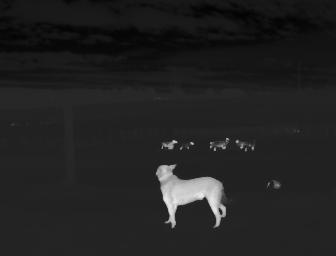
#> input picture Keeping.jpg, 336 x 256 px
$ python hotSpots_OpenCV.py
#> lines starting #> are read from the running program, lines starting #| are printed output that depends on the picture; after the words box and inside, x2 and y2 are one past the last pixel; in counts of white or black regions, pixels touching at a corner belong together
import cv2
import numpy
import os
from pathlib import Path
import imutils
from matplotlib import pyplot as plt
import subprocess

def turnOnLight():
	subprocess.run(["sudo", "sh", "./PWM0_DC5.sh"])
	subprocess.run(["sudo", "sh", "./PWM0_DC10.sh"])

def turnOffLight():
	subprocess.run(["sudo", "sh", "./PWM0_DC5.sh"])
	subprocess.run(["sudo", "sh", "./PWM0_DC10.sh"])
	subprocess.run(["sudo", "sh", "./PWM0_DC5.sh"])

def takeImage():
	subprocess.run(["sudo", "sh", "./PWM1_DC5.sh"])
	subprocess.run(["sudo", "sh", "./PWM1_DC10.sh"])

def initPWM():
	subprocess.run(["sudo", "sh", "./PWM_0through7_INIT.sh"])
#> (this line was passed over: subprocess is not available in this run)

initPWM();

"""Okay so below gives way to get an 8 bit
grey scale image """
#searching from folder .... This will need to be changed to the E drive
#directory='C:\VUE PRO 336'
"""
directory='/media/alex/VUE PRO 336'
folders = []
for d in os.listdir(directory):
    bd = os.path.join(directory, d)
    if os.path.isdir(bd): folders.append(bd)

latest_img_dir = max(folders, key=os.path.getctime)
print (latest_img_dir)
latest_img_dir = latest_img_dir.replace('\\','/')
print(latest_img_dir)
for img in os.listdir(latest_img_dir):
    print(img)
    img = os.path.join(latest_img_dir, img)
    img_grey = cv2.imread(img, flags=0) # reads in grey
    cv2.imshow("test", img_grey)
    #cv2.waitKey(0)
    cv2.destroyAllWindows()
"""
img_grey = cv2.imread('Keeping.jpg', flags=0)
#> img_grey is the input picture: shape (256, 336); min 2, max 245, mean 33.5


#blurs the image
blur_img = cv2.blur(img_grey, (10,5))

size = blur_img.shape
#> size = (256, 336)

blur_img_array = numpy.array(blur_img)
rows = size[0]
#> rows = 256
columns = size[1]
#> columns = 336

cv2.imshow("Blurred Image 1", blur_img)


hisEQ = cv2.equalizeHist(blur_img)
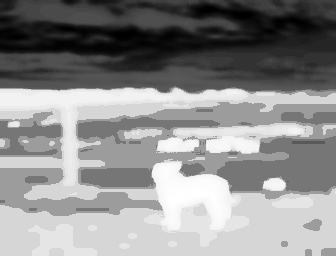
#> hisEQ: shape (256, 336); min 0, max 255, mean 139.8
cv2.imshow("Historgram Equilization", (hisEQ))


#trying out threshold
retval2,threshold2 = cv2.threshold(img_grey,50,255,cv2.THRESH_BINARY)
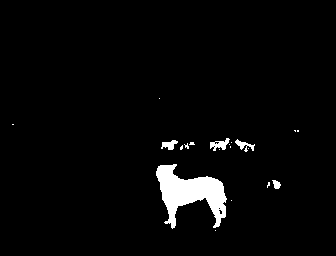
#> threshold2: shape (256, 336); 3.1% white; 20 white regions (15 under 20 px), largest, box (x1, y1, x2, y2) and area: (156, 164, 227, 229) 2247, (210, 138, 230, 151) 131, (235, 139, 255, 152) 102, (161, 140, 178, 150) 100, (272, 180, 281, 189) 53
cv2.imshow('original',img_grey)
cv2.imshow('threshold2',threshold2)

#Trying to fill in some spaces
th, im_th = cv2.threshold(threshold2,220,225,cv2.THRESH_BINARY_INV)
imgFloodFill = im_th.copy()
cv2.imshow("im_th", imgFloodFill)
h, w = im_th.shape[:2]
#> h = 256; w = 336
mask = numpy.zeros((h+2, w+2), numpy.uint8)
cv2.floodFill(imgFloodFill, mask, (0,0), 255)
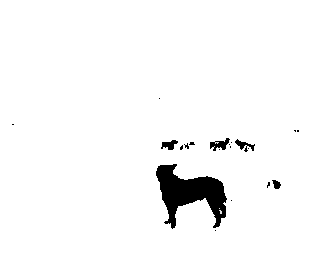
#> imgFloodFill: shape (256, 336); min 0, max 255, mean 247
invFloodFill = cv2.bitwise_not(imgFloodFill)
cv2.imshow("invFlood", invFloodFill)
ouputImg = im_th | invFloodFill

cv2.imshow("Filling1", ouputImg)

# plt.hist(ouputImg.ravel(), 256, [0,256])
# plt.show()

outputImg2 = cv2.threshold(ouputImg, 250, 255, cv2.THRESH_BINARY)[1]
cv2.imshow("Trying", outputImg2)

#opening Filter
kernel = numpy.ones((3,3), numpy.uint8)
openingFilter = cv2.morphologyEx(outputImg2, cv2.MORPH_OPEN, kernel)
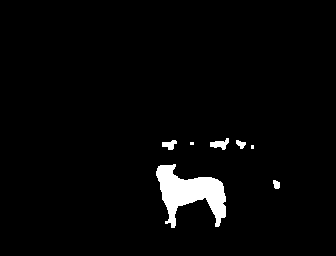
#> openingFilter: shape (256, 336); 3% white; 7 white regions (2 under 20 px)
#closedFilter = cv2.morphologyEx(openingFilter, cv2.MORPH_CLOSE, kernel)
cv2.imshow("Open Filter", openingFilter)


#Trying connected components
ret, labels = cv2.connectedComponents(openingFilter)
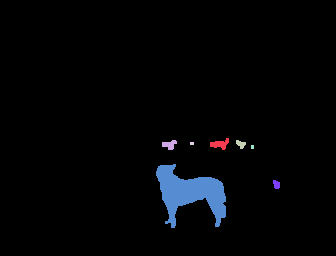
#> labels: shape (256, 336) int32; 8 distinct labels, from 0 to 7; one colour per label, 0 black
#> ret = 8


contours, hierarchy = cv2.findContours(openingFilter, cv2.RETR_TREE,cv2.CHAIN_APPROX_SIMPLE)
#> contours = 7 contours, 2 with area under 20; largest, box (x1, y1, x2, y2) and area: (156, 164, 226, 228) 2098, (210, 138, 229, 150) 98, (162, 140, 177, 150) 72, (236, 140, 246, 149) 41, (273, 180, 280, 189) 38
color = cv2.cvtColor(outputImg2, cv2.COLOR_GRAY2RGB)
cv2.drawContours(color, contours, -1, (0,0,255), 2)
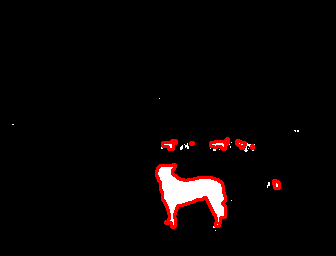
#> color: shape (256, 336, 3); mean B, G, R 5.2, 5.2, 9.6
cv2.imshow("Contours", color)


#Counting the number of countors
contoursCount = len(contours)
#> contoursCount = 7
print("Number of Contours Detected: ", contoursCount)
#| Number of Contours Detected:  7

#Alex: TODO: if contoursCount > 0, turn on light
#else, turn off light
#once this works, set a minimum size for the contour and only turn on light if at least one of the contours is this size
#finally, get the coordinates of the biggest contour and tilt light
if (contoursCount > 0):
	turnOnLight();
else:
	turnOffLight();


# Isolate largest contour
contour_sizes = [(cv2.contourArea(contour), contour) for contour in contours]
#> contour_sizes = 7 items
biggest_contour = max(contour_sizes, key=lambda x: x[0])[1]
#> biggest_contour = contour of 140 points, box (x1, y1, x2, y2) (156, 164, 226, 228), area 2098

mask = numpy.zeros(openingFilter.shape, numpy.uint8)
cv2.drawContours(mask, [biggest_contour], -1, 255, -1)
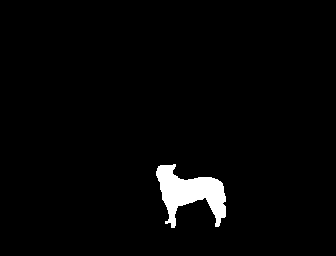
#> mask: shape (256, 336); 2.6% white; 1 white region, box (x1, y1, x2, y2) and area: (156, 164, 226, 228) 2238

cv2.imshow('Biggest Contour', mask)

# [19 lines of commented-out code are left out]


cv2.waitKey(0)
